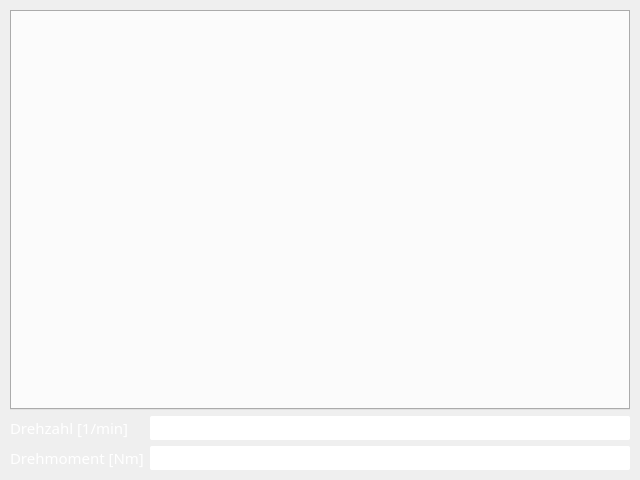
<?xml version="1.0" encoding="UTF-8"?>
<ui version="4.0">
 <class>MainWindow</class>
 <widget class="QMainWindow" name="MainWindow">
  <property name="geometry">
   <rect>
    <x>0</x>
    <y>0</y>
    <width>640</width>
    <height>480</height>
   </rect>
  </property>
  <property name="windowTitle">
   <string>MainWindow</string>
  </property>
  <widget class="QWidget" name="centralwidget">
   <property name="styleSheet">
    <string notr="true">QWidget#centralwidget{background-image: url(:/bcg_image/Images for Program/png_worldwide.png);}</string>
   </property>
   <layout class="QGridLayout" name="gridLayout">
    <property name="leftMargin">
     <number>10</number>
    </property>
    <property name="topMargin">
     <number>10</number>
    </property>
    <property name="rightMargin">
     <number>10</number>
    </property>
    <property name="bottomMargin">
     <number>10</number>
    </property>
    <property name="verticalSpacing">
     <number>6</number>
    </property>
    <item row="1" column="0">
     <widget class="QLabel" name="Drehzahl_label">
      <property name="enabled">
       <bool>true</bool>
      </property>
      <property name="font">
       <font>
        <family>Noto Sans</family>
        <pointsize>11</pointsize>
        <weight>50</weight>
        <bold>false</bold>
       </font>
      </property>
      <property name="styleSheet">
       <string notr="true">color:rgb(255, 255, 255)</string>
      </property>
      <property name="text">
       <string>Drehzahl [1/min]</string>
      </property>
     </widget>
    </item>
    <item row="1" column="1">
     <widget class="QLineEdit" name="DrehzahlLineEdit">
      <property name="enabled">
       <bool>true</bool>
      </property>
      <property name="font">
       <font>
        <family>Noto Sans</family>
        <pointsize>11</pointsize>
       </font>
      </property>
      <property name="styleSheet">
       <string notr="true">border-radius:2px</string>
      </property>
     </widget>
    </item>
    <item row="2" column="0">
     <widget class="QLabel" name="Drehmoment_label">
      <property name="enabled">
       <bool>true</bool>
      </property>
      <property name="font">
       <font>
        <family>Noto Sans</family>
        <pointsize>11</pointsize>
       </font>
      </property>
      <property name="styleSheet">
       <string notr="true">color:rgb(255, 255, 255)</string>
      </property>
      <property name="text">
       <string>Drehmoment [Nm]</string>
      </property>
     </widget>
    </item>
    <item row="2" column="1">
     <widget class="QLineEdit" name="DrehmomentLineEdit">
      <property name="enabled">
       <bool>true</bool>
      </property>
      <property name="font">
       <font>
        <family>Noto Sans</family>
        <pointsize>11</pointsize>
       </font>
      </property>
      <property name="styleSheet">
       <string notr="true">border-radius:2px</string>
      </property>
     </widget>
    </item>
    <item row="0" column="0" colspan="2">
     <widget class="QTabWidget" name="tabwidget">
      <property name="styleSheet">
       <string notr="true">border-radius:2px</string>
      </property>
      <property name="tabShape">
       <enum>QTabWidget::Rounded</enum>
      </property>
      <property name="currentIndex">
       <number>-1</number>
      </property>
      <property name="elideMode">
       <enum>Qt::ElideNone</enum>
      </property>
     </widget>
    </item>
   </layout>
  </widget>
 </widget>
 <resources>
  <include location="bcg_image.qrc"/>
 </resources>
 <connections/>
</ui>
